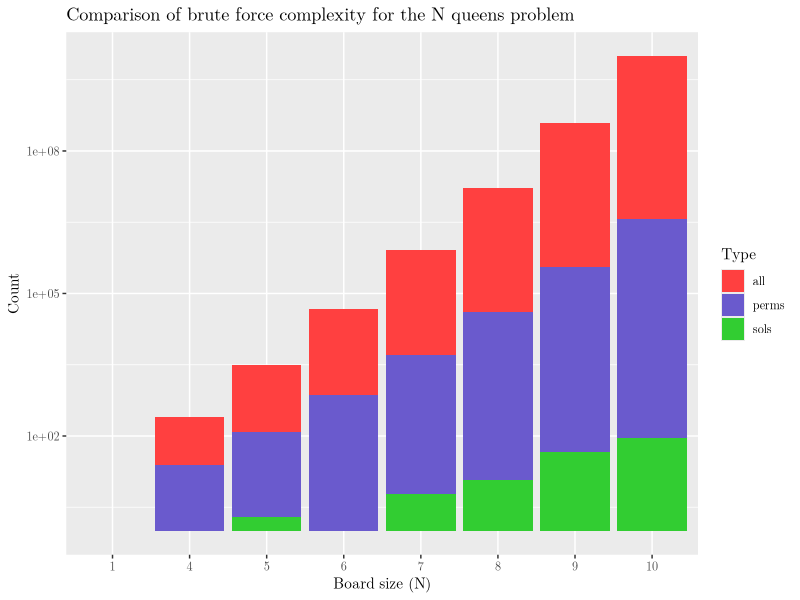

Generate this figure with R: (Note: this script raises an error after producing the figure.)
# Comparison between brute force methods complexity for the N queen puzzle
# Author: Alfredo Hernández <aldomann.designs@gmail.com>

library(tidyverse)

# Raw data -------------------------------------------------

n <- c(1, 4, 5, 6, 7, 8, 9, 10)
sols <- c(1, 1, 2, 1, 6, 12, 46, 92)
all <- n^n
perms <- factorial(n)

# Data visualisation ---------------------------------------

# First method (stacked)
queens.df <- data.frame(cbind(n,sols,all,perms))

queens.plot <- ggplot(queens.df, aes(x = as.factor(n))) +
	geom_bar(aes(y = all, fill = "all"), stat = "identity") +
	geom_bar(aes(y = perms, fill = "perms"), stat = "identity") +
	geom_bar(aes(y = sols, fill = "sols"), stat = "identity") +
	scale_fill_manual(values = c("all" = "brown1", "perms" = "slateblue", "sols" = "limegreen")) +
	scale_y_log10() +
	labs(title =  "Comparison of brute force complexity for the N queens problem",
			 x = "Board size (N)", y = "Count", fill = "Type")

# Second method (dodge)
library(reshape2)
queens.df2 <- melt(data.frame(cbind(n,all,perms,sols)),id.vars = 1)

queens.plot.dodge <- ggplot(queens.df2, aes(x = as.factor(n), y = value)) +
	geom_bar(aes(fill = variable),stat = "identity",position = "dodge") +
	scale_fill_manual(values = c("all" = "brown1", "perms" = "slateblue", "sols" = "limegreen")) +
	scale_y_log10() +
	labs(title =  "Comparison of brute force complexity for the N queens problem",
			 x = "Board size (N)", y = "Count", fill = "Type")


queens.plot + theme(text = element_text(family = "LM Roman 10")) + ggsave(filename = "queens-sols-alt.pdf", width = 5.75, height = 3.75, dpi = 96, device = cairo_pdf)

queens.plot.dodge + theme(text = element_text(family = "LM Roman 10")) + ggsave(filename = "queens-sols.pdf", width = 5.75, height = 3.75, dpi = 96, device = cairo_pdf)
